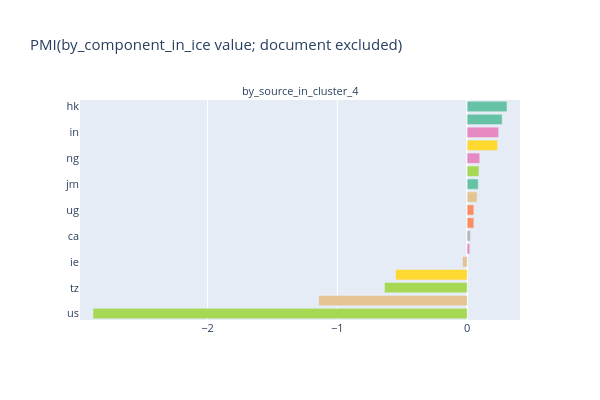

The notebook cell saved with this chart:
### Code cell
# for key, data in pmi_data.items():
#     render_pmi_bar(key, data).show()
render_pmi_bar("by_component_in_ice")

### Figure 1 — Plotly figure (JSON) as saved in the notebook; plotly's stock layout.template omitted (floating-point values rounded to 4 significant figures)
{"data": [{"hovertemplate": "feature_value=%{y}<br>facet_col=by_source_in_cluster_4<br>pmi=%{x}<extra></extra>", "legendgroup": "hk", "marker": {"color": "rgb(102,194,165)", "pattern": {"shape": ""}}, "name": "hk", "orientation": "h", "showlegend": true, "textposition": "auto", "type": "bar", "x": [0.3073], "xaxis": "x", "y": ["hk"], "yaxis": "y"}, {"hovertemplate": "feature_value=%{y}<br>facet_col=by_source_in_cluster_4<br>pmi=%{x}<extra></extra>", "legendgroup": "nz", "marker": {"color": "rgb(102,194,165)", "pattern": {"shape": ""}}, "name": "nz", "orientation": "h", "showlegend": true, "textposition": "auto", "type": "bar", "x": [0.2696], "xaxis": "x", "y": ["nz"], "yaxis": "y"}, {"hovertemplate": "feature_value=%{y}<br>facet_col=by_source_in_cluster_4<br>pmi=%{x}<extra></extra>", "legendgroup": "in", "marker": {"color": "rgb(231,138,195)", "pattern": {"shape": ""}}, "name": "in", "orientation": "h", "showlegend": true, "textposition": "auto", "type": "bar", "x": [0.2426], "xaxis": "x", "y": ["in"], "yaxis": "y"}, {"hovertemplate": "feature_value=%{y}<br>facet_col=by_source_in_cluster_4<br>pmi=%{x}<extra></extra>", "legendgroup": "ph", "marker": {"color": "rgb(255,217,47)", "pattern": {"shape": ""}}, "name": "ph", "orientation": "h", "showlegend": true, "textposition": "auto", "type": "bar", "x": [0.2348], "xaxis": "x", "y": ["ph"], "yaxis": "y"}, {"hovertemplate": "feature_value=%{y}<br>facet_col=by_source_in_cluster_4<br>pmi=%{x}<extra></extra>", "legendgroup": "ng", "marker": {"color": "rgb(231,138,195)", "pattern": {"shape": ""}}, "name": "ng", "orientation": "h", "showlegend": true, "textposition": "auto", "type": "bar", "x": [0.09699], "xaxis": "x", "y": ["ng"], "yaxis": "y"}, {"hovertemplate": "feature_value=%{y}<br>facet_col=by_source_in_cluster_4<br>pmi=%{x}<extra></extra>", "legendgroup": "gb", "marker": {"color": "rgb(166,216,84)", "pattern": {"shape": ""}}, "name": "gb", "orientation": "h", "showlegend": true, "textposition": "auto", "type": "bar", "x": [0.09104], "xaxis": "x", "y": ["gb"], "yaxis": "y"}, {"hovertemplate": "feature_value=%{y}<br>facet_col=by_source_in_cluster_4<br>pmi=%{x}<extra></extra>", "legendgroup": "jm", "marker": {"color": "rgb(102,194,165)", "pattern": {"shape": ""}}, "name": "jm", "orientation": "h", "showlegend": true, "textposition": "auto", "type": "bar", "x": [0.08527], "xaxis": "x", "y": ["jm"], "yaxis": "y"}, {"hovertemplate": "feature_value=%{y}<br>facet_col=by_source_in_cluster_4<br>pmi=%{x}<extra></extra>", "legendgroup": "au", "marker": {"color": "rgb(229,196,148)", "pattern": {"shape": ""}}, "name": "au", "orientation": "h", "showlegend": true, "textposition": "auto", "type": "bar", "x": [0.07655], "xaxis": "x", "y": ["au"], "yaxis": "y"}, {"hovertemplate": "feature_value=%{y}<br>facet_col=by_source_in_cluster_4<br>pmi=%{x}<extra></extra>", "legendgroup": "ug", "marker": {"color": "rgb(252,141,98)", "pattern": {"shape": ""}}, "name": "ug", "orientation": "h", "showlegend": true, "textposition": "auto", "type": "bar", "x": [0.05163], "xaxis": "x", "y": ["ug"], "yaxis": "y"}, {"hovertemplate": "feature_value=%{y}<br>facet_col=by_source_in_cluster_4<br>pmi=%{x}<extra></extra>", "legendgroup": "tt", "marker": {"color": "rgb(252,141,98)", "pattern": {"shape": ""}}, "name": "tt", "orientation": "h", "showlegend": true, "textposition": "auto", "type": "bar", "x": [0.05163], "xaxis": "x", "y": ["tt"], "yaxis": "y"}, {"hovertemplate": "feature_value=%{y}<br>facet_col=by_source_in_cluster_4<br>pmi=%{x}<extra></extra>", "legendgroup": "ca", "marker": {"color": "rgb(179,179,179)", "pattern": {"shape": ""}}, "name": "ca", "orientation": "h", "showlegend": true, "textposition": "auto", "type": "bar", "x": [0.02475], "xaxis": "x", "y": ["ca"], "yaxis": "y"}, {"hovertemplate": "feature_value=%{y}<br>facet_col=by_source_in_cluster_4<br>pmi=%{x}<extra></extra>", "legendgroup": "sg", "marker": {"color": "rgb(231,138,195)", "pattern": {"shape": ""}}, "name": "sg", "orientation": "h", "showlegend": true, "textposition": "auto", "type": "bar", "x": [0.02022], "xaxis": "x", "y": ["sg"], "yaxis": "y"}, {"hovertemplate": "feature_value=%{y}<br>facet_col=by_source_in_cluster_4<br>pmi=%{x}<extra></extra>", "legendgroup": "ie", "marker": {"color": "rgb(229,196,148)", "pattern": {"shape": ""}}, "name": "ie", "orientation": "h", "showlegend": true, "textposition": "auto", "type": "bar", "x": [-0.03527], "xaxis": "x", "y": ["ie"], "yaxis": "y"}, {"hovertemplate": "feature_value=%{y}<br>facet_col=by_source_in_cluster_4<br>pmi=%{x}<extra></extra>", "legendgroup": "ke", "marker": {"color": "rgb(255,217,47)", "pattern": {"shape": ""}}, "name": "ke", "orientation": "h", "showlegend": true, "textposition": "auto", "type": "bar", "x": [-0.5507], "xaxis": "x", "y": ["ke"], "yaxis": "y"}, {"hovertemplate": "feature_value=%{y}<br>facet_col=by_source_in_cluster_4<br>pmi=%{x}<extra></extra>", "legendgroup": "tz", "marker": {"color": "rgb(166,216,84)", "pattern": {"shape": ""}}, "name": "tz", "orientation": "h", "showlegend": true, "textposition": "auto", "type": "bar", "x": [-0.6364], "xaxis": "x", "y": ["tz"], "yaxis": "y"}, {"hovertemplate": "feature_value=%{y}<br>facet_col=by_source_in_cluster_4<br>pmi=%{x}<extra></extra>", "legendgroup": "gr", "marker": {"color": "rgb(229,196,148)", "pattern": {"shape": ""}}, "name": "gr", "orientation": "h", "showlegend": true, "textposition": "auto", "type": "bar", "x": [-1.144], "xaxis": "x", "y": ["gr"], "yaxis": "y"}, {"hovertemplate": "feature_value=%{y}<br>facet_col=by_source_in_cluster_4<br>pmi=%{x}<extra></extra>", "legendgroup": "us", "marker": {"color": "rgb(166,216,84)", "pattern": {"shape": ""}}, "name": "us", "orientation": "h", "showlegend": true, "textposition": "auto", "type": "bar", "x": [-2.883], "xaxis": "x", "y": ["us"], "yaxis": "y"}], "layout": {"annotations": [{"font": {}, "showarrow": false, "text": "by_source_in_cluster_4", "x": 0.5, "xanchor": "center", "xref": "paper", "y": 1, "yanchor": "bottom", "yref": "paper"}], "barmode": "relative", "font": {"size": 11}, "height": 400, "legend": {"title": {"text": "feature_value"}, "tracegroupgap": 0}, "showlegend": false, "title": {"text": "PMI(by_component_in_ice value; document excluded)"}, "width": 600, "xaxis": {"anchor": "y", "domain": [0, 1], "range": [-2.983, 0.4073], "title": {}}, "yaxis": {"anchor": "x", "categoryarray": ["us", "gr", "tz", "ke", "ie", "sg", "ca", "tt", "ug", "au", "jm", "gb", "ng", "ph", "in", "nz", "hk"], "categoryorder": "array", "domain": [0, 1], "title": {}}}}
